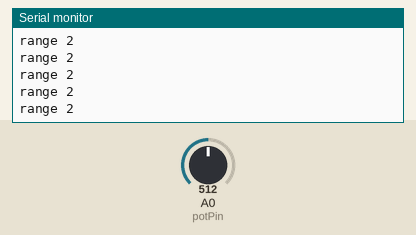
The sketch below on a simulated Arduino Uno, built with avr-gcc and run on an emulated ATmega328P. Parts: the last lines printed to the serial monitor. The test bench sets the inputs (shaded band); at power-on: A0 (potPin) = 512.

Above: at 1.2 s.
1.3 s: A0 (potPin) set to 306
At 1.31 s:
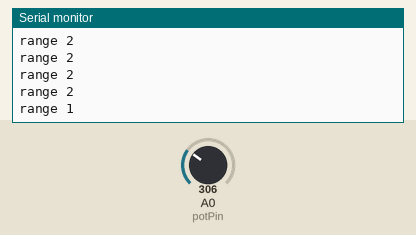
2.8 s: A0 (potPin) set to 122
At 2.81 s:
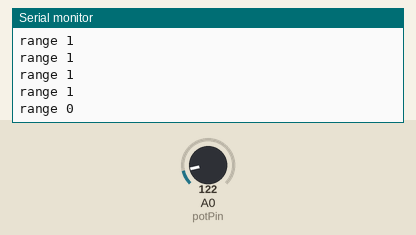
Timing chart, 0 to 5.8 s (numbered marks = the images above; inputs shaded):
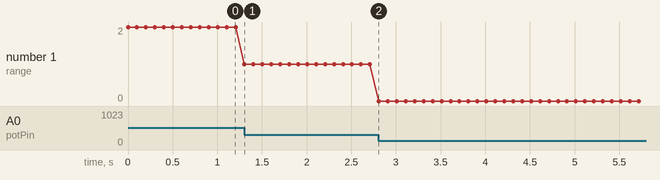

The sketch:

Oppg._2_c.ino
```cpp
const int potPin = A0; // Pin til potensiometer

void setup() {
  // put your setup code here, to run once:
  pinMode(potPin, INPUT); // Tar input fra potensimeteret
  Serial.begin(9600); // Åpner serialporten, setter data rate til 9600 bps
}

int assign(float x) {
  return (round(x * 3 / 1023));
}

void loop() {
  // put your main code here, to run repeatedly:
  int potValue = analogRead(potPin); // Leser av potensiometeret og lagrer verdien
  int value = assign(potValue);
  Serial.print("range ");
  Serial.println(value);
  delay(100);
}
```

Measured:
- after the input at 1.3 s, the serial monitor: prints a new line at once (image 1)
- after the input at 2.8 s, the serial monitor: prints a new line at once (image 2)
- plotted number 1: 2 → 1 after the input at 1.3 s, 1 → 0 after the input at 2.8 s
